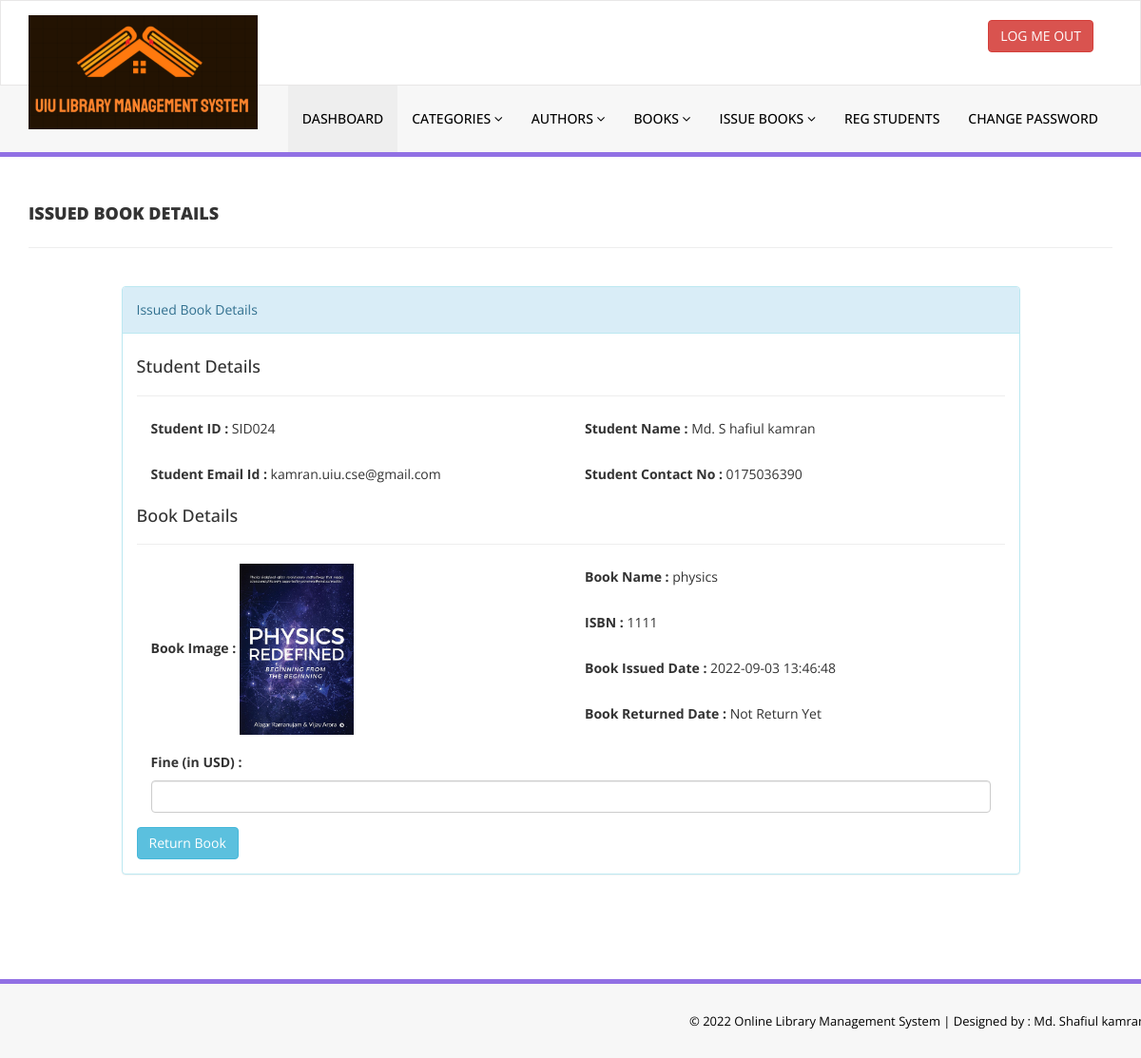
The app's page /admin/update-issue-bookdeails.php?rid=14 (signed in) with its own data.
### tables this page shows
CREATE TABLE `tblissuedbookdetails` (
  `id` int(11) NOT NULL,
  `BookId` int(11) DEFAULT NULL,
  `StudentID` varchar(150) DEFAULT NULL,
  `IssuesDate` timestamp NULL DEFAULT current_timestamp(),
  `ReturnDate` timestamp NULL DEFAULT NULL ON UPDATE current_timestamp(),
  `RetrunStatus` int(1) DEFAULT NULL,
  `fine` int(11) DEFAULT NULL,
  `delivery` int(11) NOT NULL
);

CREATE TABLE `tblstudents` (
  `id` int(11) NOT NULL,
  `StudentId` varchar(100) DEFAULT NULL,
  `FullName` varchar(120) DEFAULT NULL,
  `EmailId` varchar(120) DEFAULT NULL,
  `MobileNumber` char(11) DEFAULT NULL,
  `Password` varchar(120) DEFAULT NULL,
  `Status` int(1) DEFAULT NULL,
  `RegDate` timestamp NULL DEFAULT current_timestamp(),
  `UpdationDate` timestamp NULL DEFAULT NULL ON UPDATE current_timestamp()
);

CREATE TABLE `tblbooks` (
  `id` int(11) NOT NULL,
  `BookName` varchar(255) DEFAULT NULL,
  `CatId` int(11) DEFAULT NULL,
  `AuthorId` int(11) DEFAULT NULL,
  `ISBNNumber` varchar(25) DEFAULT NULL,
  `BookPrice` decimal(10,2) DEFAULT NULL,
  `bookImage` varchar(250) NOT NULL,
  `isIssued` int(1) DEFAULT NULL,
  `RegDate` timestamp NULL DEFAULT current_timestamp(),
  `UpdationDate` timestamp NULL DEFAULT NULL ON UPDATE current_timestamp()
);

### admin/update-issue-bookdeails.php (the view, shortened to what this page needs)
<?php
include('includes/config.php');
if(strlen($_SESSION['alogin'])==0)
    {
header('location:index.php');
}
else{
?>
<!DOCTYPE html>
<html xmlns="http://www.w3.org/1999/xhtml">
<head>
    <link href="assets/css/bootstrap.css" rel="stylesheet" />
    <link href="assets/css/font-awesome.css" rel="stylesheet" />
    <link href="assets/css/style.css" rel="stylesheet" />
</head>
<body>
<?php include('includes/header.php');?>
    <div class="content-wrapper">
         <div class="container">
        <div class="row pad-botm">
            <div class="col-md-12">
                <h4 class="header-line">Issued Book Details</h4>
                            </div>
</div>
<div class="row">
<div class="col-md-10 col-sm-6 col-xs-12 col-md-offset-1">
<div class="panel panel-info">
<div class="panel-heading">
Issued Book Details
</div>
<div class="panel-body">
<form role="form" method="post">
<?php
$rid=intval($_GET['rid']);
$sql = "SELECT tblstudents.StudentId ,tblstudents.FullName,tblstudents.EmailId,tblstudents.MobileNumber,tblbooks.BookName,tblbooks.ISBNNumber,tblissuedbookdetails.IssuesDate,tblissuedbookdetails.ReturnDate,tblissuedbookdetails.id as rid,tblissuedbookdetails.fine,tblissuedbookdetails.RetrunStatus,tblbooks.id as bid,tblbooks.bookImage from  tblissuedbookdetails join tblstudents on tblstudents.StudentId=tblissuedbookdetails.StudentId join tblbooks on tblbooks.id=tblissuedbookdetails.BookId where tblissuedbookdetails.id=:rid";
$query = $dbh -> prepare($sql);
$query->bindParam(':rid',$rid,PDO::PARAM_STR);
$query->execute();
$results=$query->fetchAll(PDO::FETCH_OBJ);
if($query->rowCount() > 0)
{
foreach($results as $result)
{               ?>
<h4>Student Details</h4>
<hr />
<div class="col-md-6">
<div class="form-group">
<label>Student ID :</label>
<?php echo htmlentities($result->StudentId);?>
</div></div>
<div class="col-md-6">
<div class="form-group">
<label>Student Name :</label>
<?php echo htmlentities($result->FullName);?>
</div></div>
<div class="col-md-6">
<div class="form-group">
<label>Student Email Id :</label>
<?php echo htmlentities($result->EmailId);?>
</div></div>
<div class="col-md-6">
<div class="form-group">
<label>Student Contact No :</label>
<?php echo htmlentities($result->MobileNumber);?>
</div></div>
<h4>Book Details</h4>
<hr />
<div class="col-md-6">
<div class="form-group">
<label>Book Image :</label>
<img src="bookimg/<?php echo htmlentities($result->bookImage); ?>" width="120">
</div></div>
<div class="col-md-6">
<div class="form-group">
<label>Book Name :</label>
<?php echo htmlentities($result->BookName);?>
</div>
</div>
<div class="col-md-6">
<div class="form-group">
<label>ISBN :</label>
<?php echo htmlentities($result->ISBNNumber);?>
</div>
</div>
<div class="col-md-6">
<div class="form-group">
<label>Book Issued Date :</label>
<?php echo htmlentities($result->IssuesDate);?>
</div></div>
<div class="col-md-6">
<div class="form-group">
<label>Book Returned Date :</label>
<?php if($result->ReturnDate=="")
                                            {
                                                echo htmlentities("Not Return Yet");
                                            } else {
                                            echo htmlentities($result->ReturnDate);
}
                                            ?>
</div>
</div>
<div class="col-md-12">
<div class="form-group">
<label>Fine (in USD) :</label>
<?php
if($result->fine=="")
{?>
<input class="form-control" type="text" name="fine" id="fine"  required />
<?php }else {
echo htmlentities($result->fine);
}
?>
</div>
</div>
 <?php if($result->RetrunStatus==0){?>
<button type="submit" name="return" id="submit" class="btn btn-info">Return Book </button>
 </div>
<?php }}} ?>
                            </div>
                        </div>
                            </div>
        </div>
    </div>
  <?php include('includes/footer.php');?>
</body>
</html>
<?php } ?>

### admin/assets/css/style.css (style rules this page uses)
.content-wrapper { margin-top: 40px; min-height:800px; padding-bottom:90px; }
.header-line { font-weight:900; padding-bottom:25px; border-bottom:1px solid #eeeeee; text-transform:uppercase; }
.pad-botm { padding-bottom:30px; }

### records on screen
tblissuedbookdetails: tblstudents.StudentId "SID024", tblstudents.FullName "Md. S hafiul kamran", tblstudents.EmailId "kamran.uiu.cse@gmail.com", tblstudents.MobileNumber "0175036390", BookId.bookImage (picture), BookId.BookName "physics", BookId.ISBNNumber "1111", IssuesDate "2022-09-03 13:46:48", shows "Return Book"
